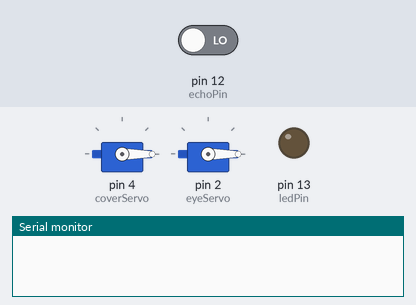
A sketch run on a simulated Arduino Uno, built with avr-gcc and run on an emulated ATmega328P. Parts: 2 × servo, output pins drawn as LEDs (lit = HIGH), the last lines printed to the serial monitor. Inputs (shaded band) come from the test bench; at power-on: pin 12 (echoPin) LOW. Pins used as bus, display or sensor lines are not drawn.

Above: at 0.1 s.
At 1.1 s:
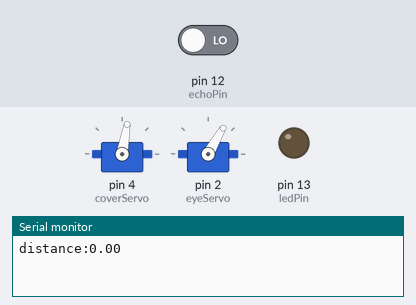
At 19.2 s:
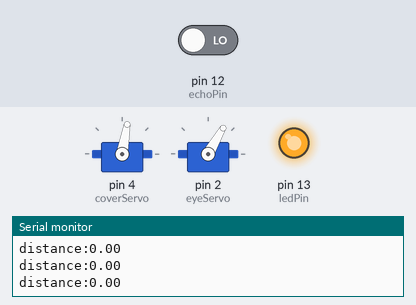
At 39.4 s:
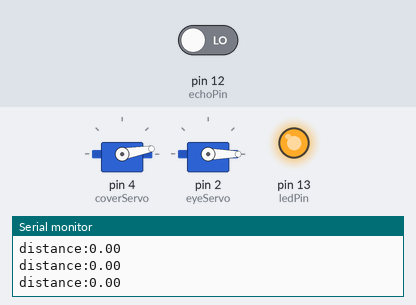
Timing chart, 0 to 40.0 s (numbered marks = the images above):
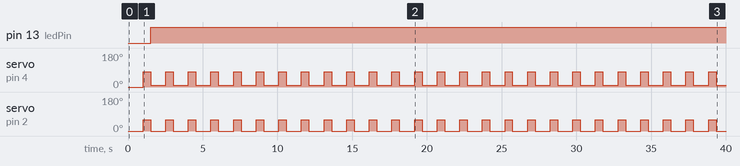

Measured:
- by itself, pin 13 (ledPin): LOW → HIGH at 1.5 s
- by itself, servo on pin 4 (coverServo): alternates 80° for 0.50 s and 10° for 1.0 s
- by itself, servo on pin 2 (eyeServo): alternates 60° for 0.50 s and 0° for 1.0 s

The sketch:

ToyHack_Avril_Yang.ino
```cpp
#include <Servo.h>

Servo coverServo;
Servo eyeServo;

const int ledPin = 13;
const int trigPin = 11;      //Trig pin (OUTPUT) of the Ultrasonic Sensor HC-SR04
const int echoPin = 12;      //Echo pin (INPUT) of the Ultrasonic Sensor HC-SR04

int action;                  //

long duration;
float distance;

void setup() {
  Serial.begin(9600);        //start serial communication

  pinMode(ledPin, OUTPUT);
  pinMode(trigPin, OUTPUT);
  pinMode(echoPin, INPUT);

  coverServo.attach(4);      //set pin for servo
  eyeServo.attach(2);
  coverServo.write(0);        //reset servo position
  eyeServo.write(0);
}

void loop() {
  distance = getDistance();

  if (distance < 5){
    coverServo.write(80);
    eyeServo.write(60);
    delay(500);
    coverServo.write(10);
    eyeServo.write(0);
  }
  else if (distance < 40){
    coverServo.write(90-distance*2);
    eyeServo.write(60-distance);
  }
  else{
    coverServo.write(10);
    eyeServo.write(0);
  }

  if (distance < 15){
    digitalWrite(ledPin, HIGH);
  }
  else{
    digitalWrite(ledPin,LOW);
  }
}

float getDistance(){
  digitalWrite(trigPin, LOW);          //provide LOW pulse beforehand to ensure a clean HIGH pulse:
  delay(2);
  digitalWrite(trigPin, HIGH);         //Sensor is triggered by a HIGH pulse of 10 or more microseconds.
  delay(10);
  digitalWrite(trigPin, LOW);

  duration = pulseIn(echoPin, HIGH);
  float dist = (duration/2)*0.034;       //Time convertion to cm
  //distance = (duration/2)*0.0135;    //Time convertion to inches

  Serial.print("distance:");
  Serial.println(distance);

  return dist;

}
```
